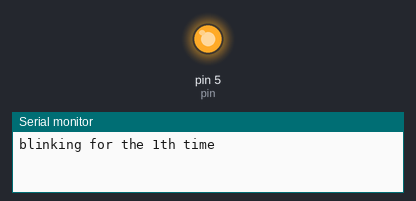
The sketch below on a simulated Arduino Uno, built with avr-gcc and run on an emulated ATmega328P. Parts: output pins drawn as LEDs (lit = HIGH), the last lines printed to the serial monitor.

Above: at 1.0 s.
At 3.0 s:
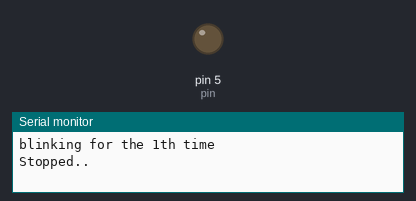
Timing chart, 0 to 5.2 s (numbered marks = the images above):
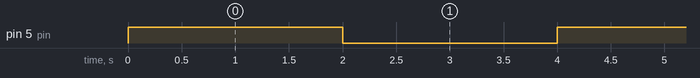

Measured:
- by itself, pin 5 (pin): alternates HIGH for 2.0 s and LOW for 2.0 s

The sketch:

arduino_blinking.ino
```cpp
int pin = 5;
void setup()
{
  Serial.begin(9600); // To communicate with the serial monitor
  pinMode(pin, OUTPUT); // setting pin 5 as output
}
int k = 1;
void loop()
{
  digitalWrite(pin, HIGH); // Setting the output of pin 5 to high

  Serial.print("blinking for the ");
  Serial.print(k);
  Serial.println("th time");

  delay(2000); // Wait for 2000 millisecond(s)

  digitalWrite(pin, LOW); // Setting the output of pin 5 to low

  Serial.println("Stopped..");

  delay(2000); // Wait for 2000 millisecond(s)

  k++;
}
```
